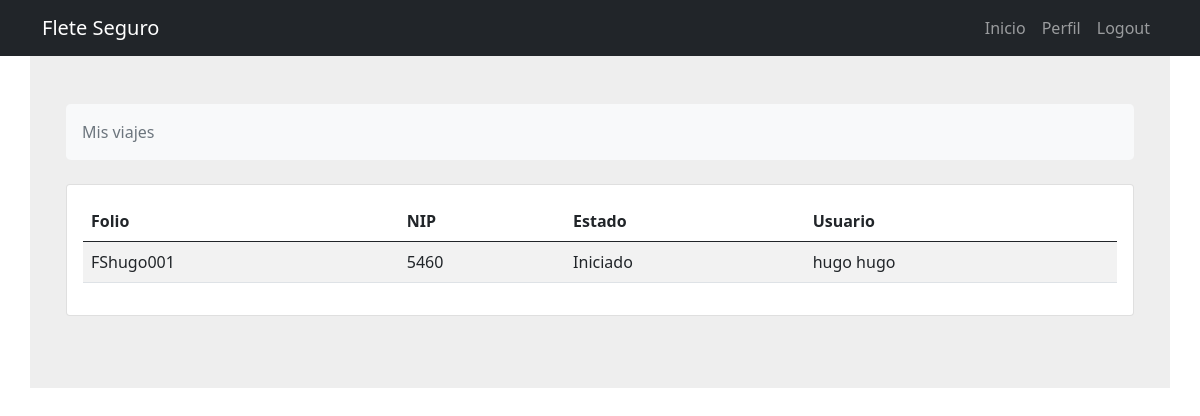
/fletes/viajes/ (signed in), run on an earlier commit of the app's database.
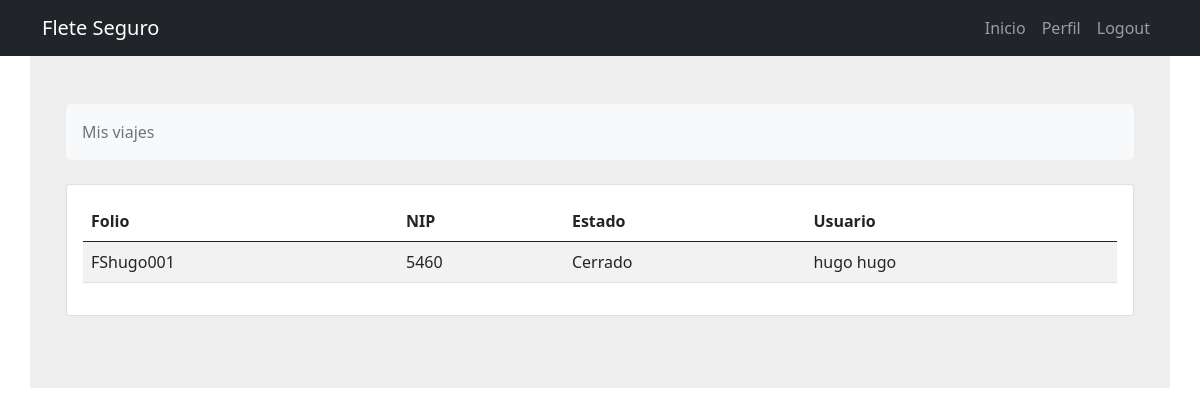
And on a later commit of the database.
### fletes/models.py (models this page shows, shortened)
class Viaje(models.Model):
    cotizacion_id = models.OneToOneField(Cotizacion, on_delete=models.CASCADE, primary_key=True)
    folio = models.CharField(verbose_name="Folio", max_length=20,  default="")
    slug = models.SlugField(null=True, default="")
    estado_viaje = models.CharField(verbose_name="Estado", choices=ESTADO_VIAJE, max_length=40, default="Creado")
    hora_inicio = models.TimeField(verbose_name="Hora de inicio", null=True, blank=True)
    hora_llegada = models.TimeField(verbose_name="Hora de llegada", null=True, blank=True)
    localizacion_transportista = models.CharField(verbose_name="Localización de transportista", max_length=40)
    nip = models.IntegerField(verbose_name="NIP de seguridad de viaje", null=True, blank=True)
    comentarios = models.TextField(null=True, blank=True)
    es_validado = models.BooleanField(verbose_name="¿Esta válido por cliente?", default=False)
    def getClienteId(self):
        return self.cotizacion_id.getClienteId()

class Cotizacion(models.Model):
    transportista_id = models.ForeignKey(
        Transportista,
        verbose_name="Transportista",
        on_delete=models.CASCADE)
    solicitud_id = models.ForeignKey(
        Solicitud,
        verbose_name="Solicitud",
        on_delete=models.CASCADE)
    unidad_id = models.ForeignKey(
        Unidades,
        verbose_name="Unidad",
        on_delete=models.CASCADE)
    creado = models.DateTimeField(editable=False)
    modificado = models.DateTimeField()
    monto = models.FloatField(
        verbose_name="Monto")
    folio = models.CharField(verbose_name="Folio", max_length=20, editable=False, unique = True)
    estado_cotizacion = models.CharField(verbose_name="Estado", choices=ESTADO_COTIZACION, max_length=40, default="Pendiente")
    motivo_cancelacion = models.TextField(verbose_name="Motivo de cancelación")
    slug = models.SlugField(null=True, blank=True)
    nivel_seguro = models.ForeignKey(
        Seguro,
        verbose_name="Nivel de Seguro",
        on_delete=models.CASCADE,
        null=True)
    es_asegurada = models.BooleanField(
        verbose_name="Viaje asegurado",
        default=False,)
    activo = models.BooleanField(
        verbose_name="Activo",
        default=True,)
    checkoutUrl = models.URLField(max_length = 200, default="")
    def getClienteId(self):
        cliente_id = self.solicitud_id.cliente_id
        return cliente_id

class Solicitud(models.Model):
    cliente_id = models.ForeignKey(Cliente, on_delete=models.CASCADE)
    folio = models.CharField(verbose_name="Folio", max_length=20, editable=False, unique = True)
    creado = models.DateTimeField(editable=False)
    modificado = models.DateTimeField()
    descripcion_servicio = models.TextField(verbose_name="Descripción de servicio")
    caracteristicas_carga = models.TextField(verbose_name="Tipo de carga")
    peso_carga = models.FloatField(verbose_name="Peso de la carga(kg)")
    volumen_carga = models.FloatField(verbose_name="Volumen de la carga(mts3)")
    unidades_totales = models.IntegerField(verbose_name="Unidades totales de la carga")
    fecha_servicio = models.DateTimeField(verbose_name="Fecha de servicio", validators=[validate_date])
    hora = models.TimeField(verbose_name="Hora de servicio")
    tiempo_carga = models.IntegerField(verbose_name="Tiempo máximo para la carga(min)")
    domicilio_id = models.ForeignKey(Domicilios, on_delete=models.PROTECT, verbose_name="Origen")
    estado_solicitud = models.CharField(verbose_name="Estado", choices=ESTADO_SOLICITUD, max_length=40, default="Guardada")
    tiempo_total = models.FloatField(verbose_name="Tiempo total del viaje", null=True, blank=True)
    km_total = models.FloatField(verbose_name="Km totales del viaje", null=True, blank=True)
    slug = models.SlugField(null=True, blank=True)
    material_peligroso = models.BooleanField(
        verbose_name="Es material peligroso",
        default=False,)
    motivo_cancelacion = models.TextField(verbose_name="Motivo de cancelación")
    activo = models.BooleanField(
        verbose_name="Activo",
        default=True,)

### usuarios/models.py (models this page shows, shortened)
class Cliente(models.Model):
    user = models.OneToOneField(MyUser, on_delete=models.CASCADE, primary_key=True)
    image = models.ImageField(verbose_name="Foto de perfil", default='default.jpg', upload_to='profile_pics')
    nombre = models.CharField(
        verbose_name="Nombre o Razon social(empresas)",
        max_length=100)
    ape_pat = models.CharField(
        verbose_name="Apellido paterno", max_length=100, blank=True, default="")
    ape_mat = models.CharField(
        verbose_name="Apellido materno", max_length=100, blank=True, default="")
    telefono = models.CharField(verbose_name="Numero teléfonico a 10 digitos", max_length=100)
    calle = models.CharField(verbose_name="Calle", max_length=100)
    num_ext = models.CharField(verbose_name="Numero exterior", max_length=100)
    num_int = models.CharField(verbose_name="Numero interior", max_length=100, default="", blank=True)
    colonia = models.CharField(verbose_name="Colonia", max_length=100)
    municipio = models.CharField(verbose_name="Municipio o alcadía", max_length=100,)
    cp = models.CharField(verbose_name="Código postal",max_length=100,)
    estado = models.CharField(verbose_name="Estado", choices=ESTADOS, max_length=40)
    slug = models.SlugField(null=True, blank=True)
    conektaId = models.CharField(verbose_name="Conekta ID", max_length=30, default="", blank=True)
    def __str__(self):
        return str(self.user.username)

class MyUser(AbstractUser):
    email = models.EmailField(max_length=254, unique=True)
    es_transportista = models.BooleanField(default=False)
    es_cliente = models.BooleanField(default=False)
    es_empresa = models.BooleanField(
        verbose_name="Persona moral",
        default=False,
        help_text="Las empresas son personas morales")
    es_validado = models.BooleanField(default=False)
    penalizaciones = models.IntegerField(verbose_name="Número de penalizacionos", default=0)
    class Meta:
        db_table = 'auth_user'
    @property
    def is_transportista(self):
        return self.es_transportista == True

### fletes/views.py (the view)
# urls.py: path('viajes/', ViajesListView.as_view(), name='viajes'),
class ViajesListView(ListView):
    model = Viaje
    template_name = 'fletes/viajes.html'
    context_object_name = 'viajes'
    def get_context_data(self, *args, **kwargs):
        context = super().get_context_data(*args, **kwargs)
        context['user'] = self.request.user
        return context

### fletes/templates/fletes/viajes.html (shortened to what this page needs)
{% extends 'base.html' %}
{% load crispy_forms_tags %}
{% block content %}
<section style="background-color: #eee;">
    <div class="container py-5 mt-4r">
        {% if user.is_transportista %}
        <div class="row justify-content-center">
            <div class="col">
                <nav aria-label="breadcrumb" class="bg-light rounded-3 p-3 mb-4">
                    <ol class="breadcrumb mb-0">
                        <li class="breadcrumb-item active" aria-current="page">Tus viajes</li>
                    </ol>
                </nav>
            </div>
        </div>
        <div class="row">
            <div class="col-12 justify-content-center">
                <div class="card mb-4">
                    <div class="card-body">
                        <div class="table-responsive">
                            {% if viajes %}
                            <div class="table-responsive">
                                <table class="table table-striped">
                                    <thead>
                                        <tr>
                                            <th>Folio</th>
                                            <th>Fecha</th>
                                            <th>Hora</th>
                                            <th>Estado</th>
                                            <th>Cliente</th>
                                        </tr>
                                    </thead>
                                    <tbody>
                                        {% for viaje in viajes%}
                                            {% if viaje.cotizacion_id.transportista_id == user.transportista %}
                                            <tr>
                                                <td><a href="{% url 'fletes:detalle-viaje' viaje.slug %}">{{viaje.folio}}</a></td>
                                                <td>{{viaje.cotizacion_id.solicitud_id.fecha_servicio|date:"d-m-Y"}}</td>
                                                <td>{{viaje.cotizacion_id.solicitud_id.hora}}</td>
                                                <td>{{viaje.estado_viaje}}</td>
                                                <td>{{viaje.cotizacion_id.solicitud_id.cliente_id}}</td>
                                            </tr>
                                            {% endif %}
                                        {% endfor %}
                                    </tbody>
                                </table>
                            </div>
                            {% else %}
                            <h2>No tienes viajes registradas</h2>
                            {% endif %}
                        </div>
                    </div>
                </div>
            </div>
        </div>
        {% else %}
        <div class="row justify-content-center">
            <div class="col">
                <nav aria-label="breadcrumb" class="bg-light rounded-3 p-3 mb-4">
                    <ol class="breadcrumb mb-0">
                        <li class="breadcrumb-item active" aria-current="page">Mis viajes</li>
                    </ol>
                </nav>
            </div>
        </div>
        <div class="row">
            <div class="col-12 justify-content-center">
                <div class="card mb-4">
                    <div class="card-body">
                        <div class="row">
                            {% if viajes %}
                            <div class="table-responsive">
                                <table class="table table-striped">
                                    <thead>
                                        <tr>
                                            <th>Folio</th>
                                            <th>NIP</th>
                                            <th>Estado</th>
                                            <th>Usuario</th>
                                        </tr>
                                    </thead>
                                    <tbody>
                                        {% for viaje in viajes%}
                                            {% if viaje.getClienteId == user.cliente %}
                                            <tr>
                                                <td>{{viaje.folio}}</td>
                                                <td>{{viaje.nip}}</td>
                                                <td>{{viaje.estado_viaje}}</td>
                                                <td>{{viaje.getClienteId}} {{user.cliente}}</td>
                                            </tr>
                                            {% endif %}
                                        {% endfor %}
                                    </tbody>
                                </table>
                            </div>
                            {% else %}
                            <h2>No tienes viajes registradas</h2>
                            {% endif %}
                        </div>
                    </div>
                </div>
            </div>
        </div>
        {% endif %}
    </div>
</section>
{% endblock content %}

### templates/base.html (shortened to what this page needs)
{% load static %}
<!DOCTYPE html>
<html lang="en" dir="ltr">
<head>
  <link href="https://cdn.jsdelivr.net/npm/bootstrap@5.0.2/dist/css/bootstrap.min.css" rel="stylesheet">
  <link href="https://getbootstrap.com/docs/5.0/examples/features/features.css" rel="stylesheet">
</head>
  <body>
    {% include 'includes/header.html' %}
    <main role="main" class="container">
      <div class="row">
        {% block content %}{% endblock %}
    </main>
  </body>
</html>

### templates/includes/header.html (shortened to what this page needs)
<header class="site-header">
    <nav class="navbar navbar-expand-lg navbar-dark bg-dark">
        <div class="container">
          <a class="navbar-brand" href="{% url 'home' %}">Flete Seguro</a>
          <div class="collapse navbar-collapse" id="navbarScroll">
            <ul class="navbar-nav ms-auto my-2 my-lg-0 navbar-nav-scroll" style="--bs-scroll-height: 100px;">
              <li class="nav-item">
                <a class="nav-item nav-link" href="{% url 'home' %}">Inicio</a>
              </li>
              {% if user.is_authenticated %}
              <li class="nav-item">
                <a class="nav-item nav-link" href="{% url 'profile-user'%}">Perfil</a>
              </li>
              <li class="nav-item">
                <a class="nav-item nav-link" href="{% url 'logout' %}">Logout</a>
              </li>
                {% endif %}
            </ul>
          </div>
        </div>
    </nav>
  </header>

What changed in the data, as far as the page shows it:
changed Viaje "FShugo001": estado_viaje "Iniciado" → "Cerrado"
